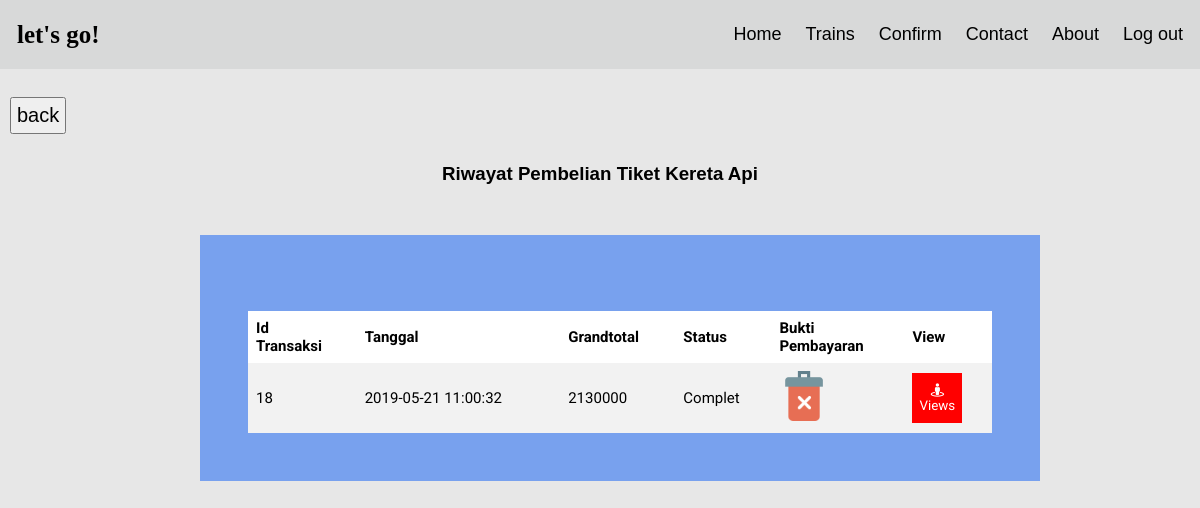
Screenshot of /user/riwayat-transaksi.php (signed in) with the database file from the repository.
### tables this page shows
CREATE TABLE IF NOT EXISTS `headtransaksi` (
  `id_trans` int(11) NOT NULL AUTO_INCREMENT,
  `tanggal` timestamp NULL DEFAULT CURRENT_TIMESTAMP,
  `id_user` int(5) DEFAULT NULL,
  `grandtotal` int(11) DEFAULT NULL,
  `bukti` text,
  `status` enum('Pending','Proses','Complet') DEFAULT 'Pending',
  PRIMARY KEY (`id_trans`),
  KEY `FK_headtransaksi_user` (`id_user`),
  CONSTRAINT `FK_headtransaksi_user` FOREIGN KEY (`id_user`) REFERENCES `user` (`id`) ON DELETE CASCADE ON UPDATE CASCADE
);

### user/riwayat-transaksi.php (the view, shortened to what this page needs)
<!DOCTYPE html>
<html lang="en">
    <head>
        <link rel="stylesheet" type="text/css" href="../assets/css/style-user.css">
        <link rel="stylesheet" href="https://use.fontawesome.com/releases/v5.8.1/css/all.css">
    </head>
    <body>
        <div class="header">
            <a href="#default" class="logo">let's go!</a>
            <div class="header-right">
                <a href="./index.php">Home</a>
                <a href="./trains.php">Trains</a>
                <a href="./cart.php">Confirm</a>
                <a href="./indexKontak.php">Contact</a>
                <a href="./aboutus.php">About</a>
                <a href="../login/index.php">Log out</a>
            </div>
        </div>
        <br>
        <a href="./cart.php"><button style="margin:10px; font-size:20px; padding:5px;">back</button></a>
        <center>
            <h3>Riwayat Pembelian Tiket Kereta Api</h3>
        </center>
        <div class="cart" style="margin-top:50px;">
            <table class="kotak-cart">
                <tbody>
                    <?php
                            include '../config/koneksi.php';
                            $idUser = $_SESSION['id'];
                            $sql = "SELECT * FROM headtransaksi where id_user = $idUser";
                            if($query = mysqli_query($db, $sql)) {
                                ?>
                    <tr class="kotak-judul">
                        <th>Id<br>Transaksi</th>
                        <th>Tanggal</th>
                        <th>Grandtotal</th>
                        <th>Status</th>
                        <th>Bukti<br>Pembayaran</th>
                        <th>View</th>
                    </tr>
                    <?php
                                while($cart = mysqli_fetch_array($query)){
                                echo "<tr style='text-align:center; height:60px;'>";
                                echo "<td>" . $cart[0] . "</td>";
                                echo "<td>" . $cart[1] . "</td>";
                                echo "<td>" . $cart[3] . "</td>";
                                echo "<td>" . $cart[5] . "</td>";
                                if($cart[5]=="Proses"||$cart[5]=="Complet"){
                                echo "<td> <img style='height:50px; weight:50pxx;' src='./bukti-transfer/".$cart[4]."'></td>";
                                }
                                echo "<td>";
                                if($cart[5]=="Complet"){
                                echo "<a class='button' href='./detail-penumpang.php?id_trans=$cart[0]'><button class='btn-trash-cart'> <i class='fas fa-street-view    '></i> Views</button></a>";
                                }else{
                                    echo "Not yet";
                                }
                                echo "</td>";
                                echo "</tr>";
                            }
                            }
                            ?>
                </tbody>
                <br>
            </table>
    </body>
</html>

### assets/css/style-user.css (style rules this page uses)
* { box-sizing: border-box; }
body { margin: 0; font-family: Arial, Helvetica, sans-serif; background-color: #e7e7e7; }
.header { overflow: hidden; background-color: rgba(178, 182, 182, 0.3); padding: 10px 5px; z-index: 6; }
.header a { float: left; color: black; text-align: center; padding: 12px; text-decoration: none; font-size: 18px; line-height: 25px; border-radius: 4px; }
.header a.logo { font-size: 25px; font-weight: bold; }
.header-right { float: right; }
.logo { font-family: 'Kaushan Script', cursive; }
th, td { text-align: left; padding: 8px; font-size: 15px; }
tr:nth-child(even) { background-color: #f2f2f2; }
.kotak-cart { margin-top: 10px; padding: 20px; border-collapse: collapse; width:100%; font-family: 'Roboto', sans-serif; text-align: center; }
.kotak-cart th, td { text-align: left; padding: 8px; }
th { background-color: rgb(255, 255, 255); color: rgb(0, 0, 0); }
.cart { padding: 4%; height: 100%; width: 70%; margin: 200px; background-color: #78a1ee; }
.btn-trash-cart { padding: 5%; height: 50px; width: 50px; background-color: red; border: none; font-family: 'Roboto', sans-serif; color: #ffffff; }

### rows the page displays
headtransaksi: id_trans "18", tanggal "2019-05-21 11:00:32", grandtotal "2130000", status "Complet", bukti (picture)
